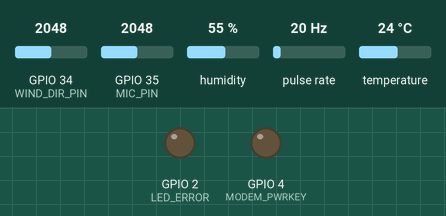
A sketch run on a simulated ESP32. Shown: output pins drawn as LEDs (lit = HIGH). Wiring (inferred from the names in the program): pulse sensor: data GPIO 32. The inputs (shaded band) are chosen by the test bench; at power-on: GPIO 34 (WIND_DIR_PIN) = 2048, GPIO 35 (MIC_PIN) = 2048, humidity 55 %, pulse rate 20 Hz, temperature 24 °C. The local clock reads 2024-03-15 10:24:30 at power-on unless the sketch sets it; storage starts empty; pins used as bus, display or sensor lines are not drawn; what the sketch prints to the serial monitor is not drawn.

Above: at 0.0 s.
At 60.6 s:
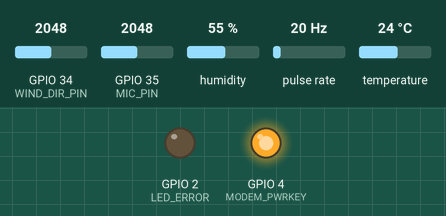
At 121.71 s:
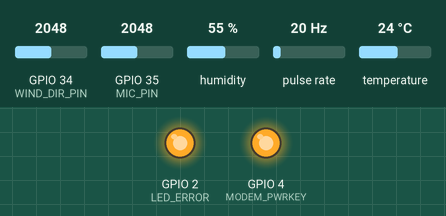
Timing chart, 0 to 123.3 s (numbered marks = the images above):
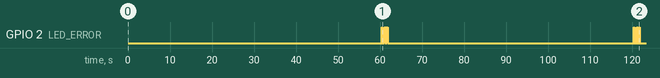

Measured:
- by itself, GPIO 2 (LED_ERROR): LOW → HIGH at 60.3 s, → LOW 0.20 s later, → HIGH 0.50 s later, → LOW 0.15 s later, … (16 changes in this stretch)

The sketch:

pollutrack.ino
```cpp
#define TINY_GSM_MODEM_SIM800

#include <TinyGsmClient.h>
#include <ThingSpeak.h>
#include <Wire.h>
#include <Adafruit_AHTX0.h>
#include <RTClib.h>
#include <HardwareSerial.h>
#include <SPI.h>
#include <SD.h>
#include <math.h>

// =========================
// RTC manual set compile flag
// Uncomment to set RTC from code, upload once, then comment out
// #define SET_RTC_MANUALLY

#ifdef SET_RTC_MANUALLY
  #define RTC_MANUAL_YEAR  2026
  #define RTC_MANUAL_MONTH 5
  #define RTC_MANUAL_DAY   12
  #define RTC_MANUAL_HOUR  14
  #define RTC_MANUAL_MIN   45
  #define RTC_MANUAL_SEC   0
#endif

// Optional: enable to dump raw PMS bytes for debugging
// #define DEBUG_PMS_RAW

// ================= SERIAL =================
#define SerialMon Serial

// ================= LED =================
#define LED_ERROR 2

// ================= GSM =================
#define MODEM_RST         5
#define MODEM_PWRKEY      4
#define MODEM_POWER_ON    23
#define MODEM_TX          27
#define MODEM_RX          26

HardwareSerial SerialAT(1);

// ================= PMS =================
// Keep the working pin mapping you provided
#define PMS_RX 33
#define PMS_TX 25
HardwareSerial PMS_Serial(2);

float pm1 = 0;
float pm2_5 = 0;
float pm10 = 0;

// ================= AHT10 =================
#define AHT_SDA 21
#define AHT_SCL 22
Adafruit_AHTX0 aht;

// ================= RTC =================
RTC_DS3231 rtc;

// ================= NOISE (analog microphone) =================
#define MIC_PIN 35
const int SAMPLE_COUNT = 1000;

// ================= WIND SENSOR =================
#define WIND_SPEED_PIN 32
#define WIND_DIR_PIN 34

volatile unsigned long windPulses = 0;
volatile unsigned long lastPulseMicros = 0;

// ================= SD =================
#define SD_MISO 19
#define SD_MOSI 13
#define SD_SCK  18
#define SD_CS   15

// ================= NETWORK =================
const char apn[]  = "internet.mtn";
const char user[] = "";
const char pass[] = "";

// ================= THINGSPEAK =================
unsigned long myChannelNumber = 2486375;
const char* myWriteAPIKey = "1OAT065C2TAFHEPZ";

TinyGsm modem(SerialAT);
TinyGsmClient client(modem);

// ================= TIMING =================
unsigned long lastTime = 0;
const unsigned long postingInterval = 60000UL; // 60 seconds

// ================= HELPERS =================
void blinkLED(int times, int delayMs) {
  for (int i = 0; i < times; i++) {
    digitalWrite(LED_ERROR, HIGH);
    delay(delayMs);
    digitalWrite(LED_ERROR, LOW);
    delay(delayMs);
  }
}

void printStatus(const char* device, bool status) {
  SerialMon.print("[");
  SerialMon.print(device);
  SerialMon.print("] => ");
  if (status) SerialMon.println("OK ✅");
  else SerialMon.println("FAIL ❌");
}

// =====================================================
// INTERRUPT (wind pulse counter)
// =====================================================
void IRAM_ATTR countWindPulse() {
  unsigned long now = micros();
  if (now - lastPulseMicros > 5000) { // debounce 5 ms
    windPulses++;
    lastPulseMicros = now;
  }
}

// =====================================================
// Robust PMS7003 reader (32-byte frame, checksum verified)
// =====================================================
bool readPMS() {
  const int FRAME_LEN = 32;
  static uint8_t buf[FRAME_LEN];

#ifdef DEBUG_PMS_RAW
  while (PMS_Serial.available()) {
    uint8_t b = PMS_Serial.read();
    if (b < 16) SerialMon.print('0');
    SerialMon.print(b, HEX);
    SerialMon.print(' ');
  }
  if (PMS_Serial.available()) SerialMon.println();
  return false;
#endif

  if (PMS_Serial.available() <= 0) return false;

  while (PMS_Serial.available() > 0) {
    int b = PMS_Serial.read();
    if (b != 0x42) continue;

    unsigned long start = millis();
    while (PMS_Serial.available() == 0 && (millis() - start) < 200) { }
    if (PMS_Serial.available() == 0) return false;

    int b2 = PMS_Serial.read();
    if (b2 != 0x4D) continue;

    buf[0] = 0x42;
    buf[1] = 0x4D;
    int idx = 2;
    start = millis();
    while (idx < FRAME_LEN && (millis() - start) < 300) {
      if (PMS_Serial.available() > 0) {
        int r = PMS_Serial.read();
        if (r >= 0) buf[idx++] = (uint8_t)r;
      }
    }
    if (idx < FRAME_LEN) {
      SerialMon.println("PMS: frame timeout");
      return false;
    }

    uint16_t checksum = ((uint16_t)buf[30] << 8) | buf[31];
    uint16_t sum = 0;
    for (int i = 0; i < 30; ++i) sum += buf[i];

    if (sum != checksum) {
      SerialMon.print("PMS: checksum fail sum=");
      SerialMon.print(sum);
      SerialMon.print(" chk=");
      SerialMon.println(checksum);
      return false;
    }

    uint16_t raw_pm1   = ((uint16_t)buf[10] << 8) | buf[11];
    uint16_t raw_pm2_5 = ((uint16_t)buf[12] << 8) | buf[13];
    uint16_t raw_pm10  = ((uint16_t)buf[14] << 8) | buf[15];

    pm1   = (float)raw_pm1;
    pm2_5 = (float)raw_pm2_5;
    pm10  = (float)raw_pm10;

    return true;
  }

  return false;
}

// =====================================================
// NOISE SENSOR (analog microphone)
// =====================================================
float readNoiseLevel() {
  long sum = 0;
  int minVal = 4095;
  int maxVal = 0;

  for (int i = 0; i < SAMPLE_COUNT; i++) {
    int val = analogRead(MIC_PIN);
    sum += val;
    if (val < minVal) minVal = val;
    if (val > maxVal) maxVal = val;
    delayMicroseconds(100);
  }

  float peakToPeak = maxVal - minVal;
  float voltage = peakToPeak * (3.3 / 4095.0);
  if (voltage < 0.001f) voltage = 0.001f;

  return 20.0 * log10(voltage / 0.001) + 40.0;
}

// =====================================================
// WIND SPEED
// =====================================================
float readWindSpeed() {
  noInterrupts();
  unsigned long pulses = windPulses;
  windPulses = 0;
  interrupts();

  float pulsePerSecond = pulses / 60.0f; // postingInterval is 60s
  return pulsePerSecond * 2.4f;
}

// =====================================================
// WIND DIRECTION
// =====================================================
const char* readWindDirection() {
  int adc = analogRead(WIND_DIR_PIN);
  if (adc < 300) return "N";
  else if (adc < 700) return "NE";
  else if (adc < 1100) return "E";
  else if (adc < 1500) return "SE";
  else if (adc < 1900) return "S";
  else if (adc < 2300) return "SW";
  else if (adc < 3000) return "W";
  else return "NW";
}

// =====================================================
// SAVE TO SD: CSV, JSON, TXT (three separate files)
// Files: /poll_gprs.csv, /poll_gprs.json, /poll_gprs.txt
// =====================================================
void saveToFiles(float t, float h, float p1, float p25, float p10, float noise, float ws, const char* wd) {
  DateTime now = rtc.now();

  char dateBuf[16];
  char timeBuf[16];
  char dateTimeBuf[32];
  snprintf(dateBuf, sizeof(dateBuf), "%04d-%02d-%02d", now.year(), now.month(), now.day());
  snprintf(timeBuf, sizeof(timeBuf), "%02d:%02d:%02d", now.hour(), now.minute(), now.second());
  snprintf(dateTimeBuf, sizeof(dateTimeBuf), "%s %s", dateBuf, timeBuf);

  // ---------- CSV ----------
  File csvFile = SD.open("/poll_gprs.csv", FILE_APPEND);
  if (csvFile) {
    if (csvFile.size() == 0) {
      csvFile.println("Date,Time,Temperature,Humidity,PM1,PM2.5,PM10,Noise,WindSpeed_kmh,WindDir");
    }
    csvFile.print(dateBuf); csvFile.print(",");
    csvFile.print(timeBuf); csvFile.print(",");
    csvFile.print(t, 2); csvFile.print(",");
    csvFile.print(h, 2); csvFile.print(",");
    csvFile.print(p1, 2); csvFile.print(",");
    csvFile.print(p25, 2); csvFile.print(",");
    csvFile.print(p10, 2); csvFile.print(",");
    csvFile.print(noise, 2); csvFile.print(",");
    csvFile.print(ws, 2); csvFile.print(",");
    csvFile.println(wd);
    csvFile.close();
  } else {
    SerialMon.println("[SD] CSV OPEN FAIL ❌");
    digitalWrite(LED_ERROR, HIGH);
  }

  // ---------- JSON ----------
  File jsonFile = SD.open("/poll_gprs.json", FILE_APPEND);
  String jsonObject;
  jsonObject.reserve(256);
  jsonObject += "{";
  jsonObject += "\"datetime\":\""; jsonObject += dateTimeBuf; jsonObject += "\",";
  jsonObject += "\"temperature\":"; jsonObject += String(t, 2); jsonObject += ",";
  jsonObject += "\"humidity\":"; jsonObject += String(h, 2); jsonObject += ",";
  jsonObject += "\"pm1\":"; jsonObject += String(p1, 2); jsonObject += ",";
  jsonObject += "\"pm2_5\":"; jsonObject += String(p25, 2); jsonObject += ",";
  jsonObject += "\"pm10\":"; jsonObject += String(p10, 2); jsonObject += ",";
  jsonObject += "\"noise\":"; jsonObject += String(noise, 2); jsonObject += ",";
  jsonObject += "\"wind_speed_kmh\":"; jsonObject += String(ws, 2); jsonObject += ",";
  jsonObject += "\"wind_dir\":\""; jsonObject += wd; jsonObject += "\"";
  jsonObject += "}";

  if (jsonFile) {
    if (jsonFile.size() == 0) {
      jsonFile.println("[");
      jsonFile.print("  ");
      jsonFile.println(jsonObject);
      jsonFile.println("]");
    } else {
      uint32_t sz = jsonFile.size();
      uint32_t seekPos = (sz > 2) ? sz - 2 : 0;
      jsonFile.seek(seekPos);
      jsonFile.print(",\n  ");
      jsonFile.println(jsonObject);
      jsonFile.println("]");
    }
    jsonFile.close();
  } else {
    SerialMon.println("[SD] JSON OPEN FAIL ❌");
    digitalWrite(LED_ERROR, HIGH);
  }

  // ---------- TXT ----------
  File txtFile = SD.open("/poll_gprs.txt", FILE_APPEND);
  if (txtFile) {
    if (txtFile.size() == 0) {
      txtFile.println("Sensor Data Log (poll_gprs)");
      txtFile.println("Date | Time | Temp | Humidity | PM1 | PM2.5 | PM10 | Noise | WindSpeed_kmh | WindDir");
    }
    txtFile.print(dateBuf); txtFile.print(" ");
    txtFile.print(timeBuf); txtFile.print(" | ");
    txtFile.print(t, 2); txtFile.print(" | ");
    txtFile.print(h, 2); txtFile.print(" | ");
    txtFile.print(p1, 2); txtFile.print(" | ");
    txtFile.print(p25, 2); txtFile.print(" | ");
    txtFile.print(p10, 2); txtFile.print(" | ");
    txtFile.print(noise, 2); txtFile.print(" | ");
    txtFile.print(ws, 2); txtFile.print(" | ");
    txtFile.println(wd);
    txtFile.close();
  } else {
    SerialMon.println("[SD] TXT OPEN FAIL ❌");
    digitalWrite(LED_ERROR, HIGH);
  }

  SerialMon.println("[SD] DATA SAVED TO CSV, JSON, TXT ✅");
}

// =========================
// SETUP
// =========================
void setup() {
  SerialMon.begin(115200);
  delay(1000);

  pinMode(LED_ERROR, OUTPUT);
  digitalWrite(LED_ERROR, LOW);

  SerialMon.println("\n--- SYSTEM START ---");

  // GSM power pins
  pinMode(MODEM_PWRKEY, OUTPUT);
  pinMode(MODEM_POWER_ON, OUTPUT);
  pinMode(MODEM_RST, OUTPUT);

  digitalWrite(MODEM_POWER_ON, HIGH);
  digitalWrite(MODEM_RST, HIGH);

  digitalWrite(MODEM_PWRKEY, LOW);
  delay(1000);
  digitalWrite(MODEM_PWRKEY, HIGH);
  delay(2000);

  // GSM serial
  SerialAT.begin(9600, SERIAL_8N1, MODEM_RX, MODEM_TX);
  modem.restart();
  bool gsmOK = modem.waitForNetwork(60000) && modem.gprsConnect(apn, user, pass);
  printStatus("GSM", gsmOK);
  if (!gsmOK) digitalWrite(LED_ERROR, HIGH);

  // AHT10
  Wire.begin(AHT_SDA, AHT_SCL);
  bool ahtOK = aht.begin();
  printStatus("AHT10", ahtOK);
  if (!ahtOK) digitalWrite(LED_ERROR, HIGH);

  // RTC
  bool rtcOK = rtc.begin();
  printStatus("RTC", rtcOK);

  #ifdef SET_RTC_MANUALLY
    rtc.adjust(DateTime(RTC_MANUAL_YEAR, RTC_MANUAL_MONTH, RTC_MANUAL_DAY,
                        RTC_MANUAL_HOUR, RTC_MANUAL_MIN, RTC_MANUAL_SEC));
    SerialMon.println("[RTC] Manually set via SET_RTC_MANUALLY");
  #endif

  if (rtc.lostPower()) {
    rtc.adjust(DateTime(F(__DATE__), F(__TIME__)));
    SerialMon.println("[RTC] Set from compile time because RTC lost power");
  }

  // PMS sensor serial (rxPin, txPin)
  PMS_Serial.begin(9600, SERIAL_8N1, PMS_RX, PMS_TX);
  printStatus("PMS SENSOR", true);

  // Microphone
  pinMode(MIC_PIN, INPUT);
  printStatus("MIC", true);

  // Wind sensor
  pinMode(WIND_SPEED_PIN, INPUT_PULLUP);
  pinMode(WIND_DIR_PIN, INPUT);
  attachInterrupt(digitalPinToInterrupt(WIND_SPEED_PIN), countWindPulse, FALLING);
  printStatus("WIND SENSOR", true);

  // SD card
  SPI.begin(SD_SCK, SD_MISO, SD_MOSI, SD_CS);
  bool sdOK = SD.begin(SD_CS);
  printStatus("SD CARD", sdOK);
  if (!sdOK) digitalWrite(LED_ERROR, HIGH);

  // Ensure the three files exist and have headers (create if missing)
  if (sdOK) {
    // CSV header
    if (!SD.exists("/poll_gprs.csv")) {
      File f = SD.open("/poll_gprs.csv", FILE_WRITE);
      if (f) {
        f.println("Date,Time,Temperature,Humidity,PM1,PM2.5,PM10,Noise,WindSpeed_kmh,WindDir");
        f.close();
      }
    }
    // JSON initial array
    if (!SD.exists("/poll_gprs.json")) {
      File f = SD.open("/poll_gprs.json", FILE_WRITE);
      if (f) {
        f.println("[");
        f.println("]");
        f.close();
      }
    }
    // TXT header
    if (!SD.exists("/poll_gprs.txt")) {
      File f = SD.open("/poll_gprs.txt", FILE_WRITE);
      if (f) {
        f.println("Sensor Data Log (poll_gprs)");
        f.println("Date | Time | Temp | Humidity | PM1 | PM2.5 | PM10 | Noise | WindSpeed_kmh | WindDir");
        f.close();
      }
    }
  }

  // ThingSpeak
  ThingSpeak.begin(client);
  printStatus("ThingSpeak", true);

  SerialMon.println("--- SETUP COMPLETE ---");
}

// =========================
// LOOP
// =========================
void loop() {
  // Try to read PMS frames whenever available (non-blocking)
  readPMS();

  if (millis() - lastTime > postingInterval) {
    lastTime = millis();

    sensors_event_t humidity, temp;
    aht.getEvent(&humidity, &temp);
    float temperature = temp.temperature;
    float hum = humidity.relative_humidity;
    float noise = readNoiseLevel();
    float windSpeed = readWindSpeed();
    const char* windDirection = readWindDirection();

    DateTime now = rtc.now();

    SerialMon.println("\n--- DATA LOG ---");
    SerialMon.print("DateTime: ");
    SerialMon.print(now.year()); SerialMon.print("-");
    SerialMon.print(now.month()); SerialMon.print("-");
    SerialMon.print(now.day()); SerialMon.print(" ");
    SerialMon.print(now.hour()); SerialMon.print(":");
    SerialMon.print(now.minute()); SerialMon.print(":");
    SerialMon.println(now.second());

    SerialMon.print("Temperature : "); SerialMon.print(temperature); SerialMon.println(" °C");
    SerialMon.print("Humidity    : "); SerialMon.print(hum); SerialMon.println(" %");
    SerialMon.print("PM1.0       : "); SerialMon.print(pm1); SerialMon.println(" ug/m3");
    SerialMon.print("PM2.5       : "); SerialMon.print(pm2_5); SerialMon.println(" ug/m3");
    SerialMon.print("PM10        : "); SerialMon.print(pm10); SerialMon.println(" ug/m3");
    SerialMon.print("Noise       : "); SerialMon.print(noise); SerialMon.println(" dB");
    SerialMon.print("Wind Speed  : "); SerialMon.print(windSpeed); SerialMon.println(" km/h");
    SerialMon.print("Wind Dir    : "); SerialMon.println(windDirection);

    // Save to CSV, JSON, TXT
    saveToFiles(temperature, hum, pm1, pm2_5, pm10, noise, windSpeed, windDirection);

    blinkLED(1, 200);

    // ThingSpeak upload
    ThingSpeak.setField(1, temperature);
    ThingSpeak.setField(2, hum);
    ThingSpeak.setField(3, pm1);
    ThingSpeak.setField(4, pm2_5);
    ThingSpeak.setField(5, pm10);
    ThingSpeak.setField(6, noise);
    ThingSpeak.setField(7, windSpeed);
    ThingSpeak.setField(8, String(windDirection));

    char dateTimeBuf[32];
    snprintf(dateTimeBuf, sizeof(dateTimeBuf), "%04d-%02d-%02d %02d:%02d:%02d",
             now.year(), now.month(), now.day(), now.hour(), now.minute(), now.second());
    String statusText = String(dateTimeBuf) + " | WD: " + String(windDirection);
    ThingSpeak.setStatus(statusText);

    int status = ThingSpeak.writeFields(myChannelNumber, myWriteAPIKey);
    if (status == 200) {
      SerialMon.println("[THINGSPEAK] DATA SENT ✅");
      blinkLED(3, 150);
    } else {
      SerialMon.print("[THINGSPEAK] SEND FAIL ❌ Status: ");
      SerialMon.println(status);
      digitalWrite(LED_ERROR, HIGH);
    }
  }

  modem.maintain();
}
```
